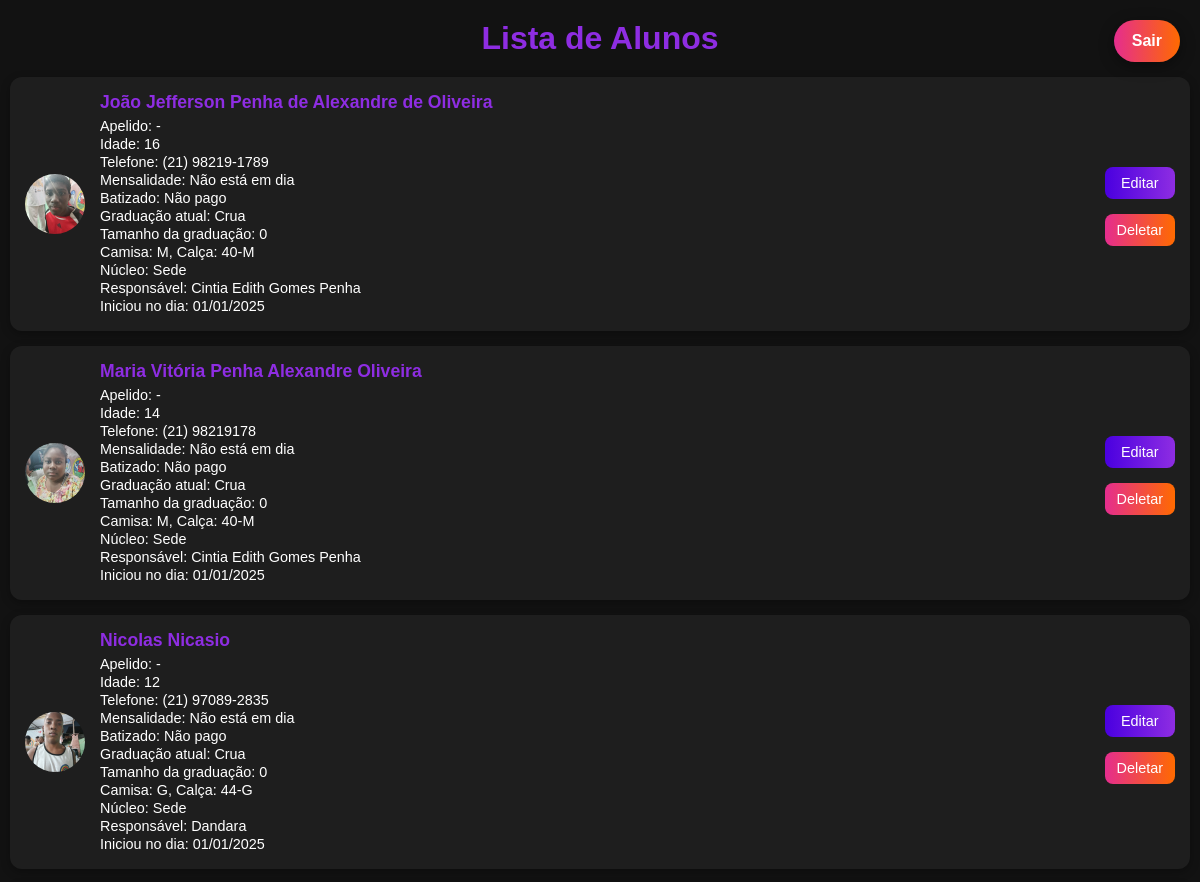
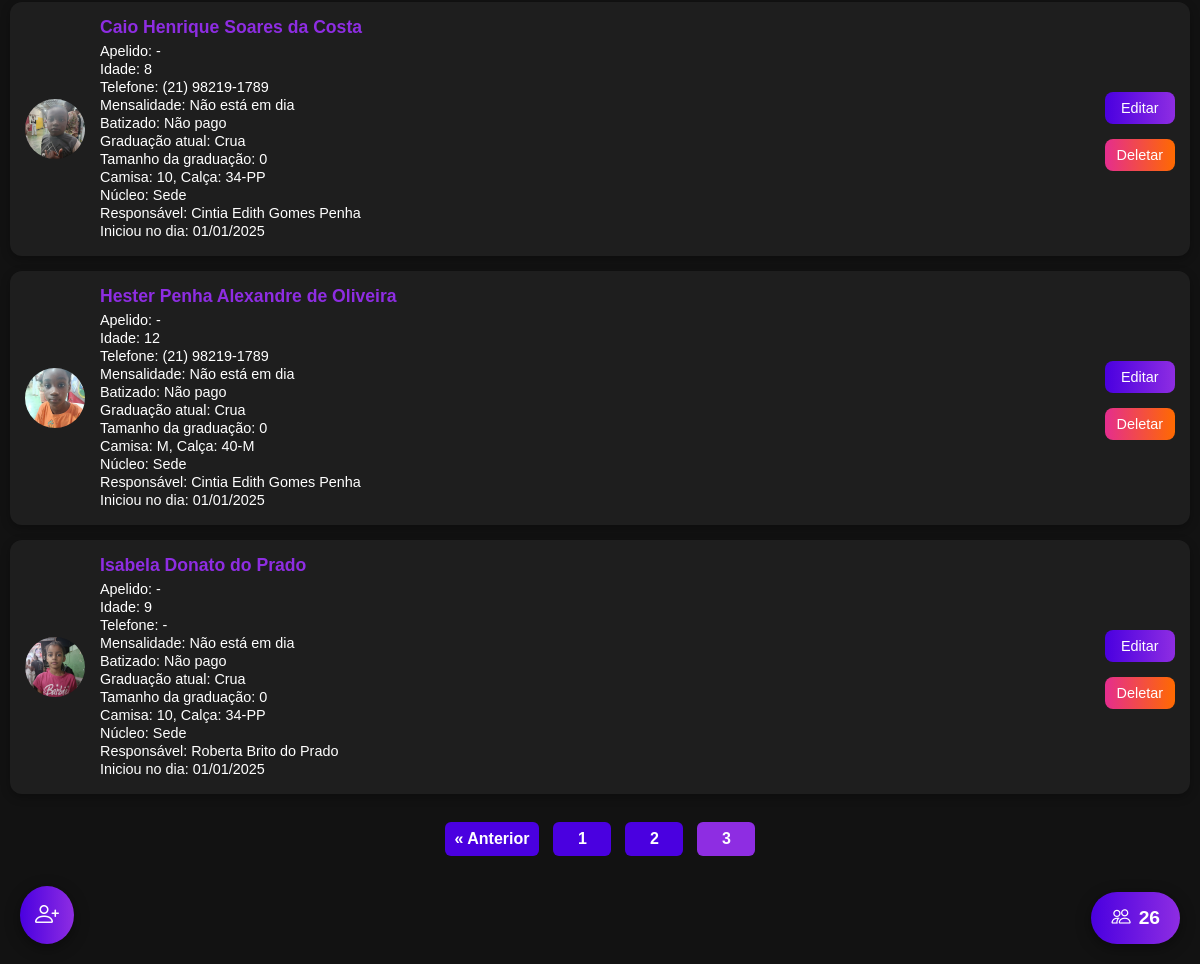
/?pagina=3 (signed in), run on the app's committed database (2 pictures, top to bottom).
### tables this page shows
CREATE TABLE usuarios (
            id INTEGER PRIMARY KEY AUTOINCREMENT,
            nome_completo TEXT NOT NULL,
            apelido TEXT,
            idade TEXT NOT NULL,
            telefone TEXT,
            mensalidade TEXT NOT NULL,
            batizado TEXT NOT NULL,
            graduacao_atual TEXT NOT NULL,
            graduacao_tamanho TEXT NOT NULL,
            camisa_tamanho TEXT,
            calsa_tamanho TEXT,
            foto TEXT,
            nucleo TEXT NOT NULL,
            responsavel TEXT,
            iniciou_no_dia TEXT
        );

### app.py (the view, shortened to what this page needs)
@app.route("/", methods=["GET", "POST"])
def index():
    alunos = []
    total_paginas = 0
    total_alunos = 0
    pagina = request.args.get("pagina", 1, type=int)  # ?pagina= no GET
    por_pagina = 10
    if session.get("admin_logado"):
        conn = conectar_banco()
        conn.row_factory = sqlite3.Row
        cursor = conn.cursor()
        cursor.execute("SELECT COUNT(*) FROM usuarios")
        total_alunos = cursor.fetchone()[0]
        total_paginas = (total_alunos + por_pagina - 1) // por_pagina
        offset = (pagina - 1) * por_pagina
        cursor.execute(
            "SELECT * FROM usuarios ORDER BY id DESC LIMIT ? OFFSET ?",
            (por_pagina, offset),
        )
        alunos = cursor.fetchall()
        cursor.close()
        conn.close()
    return render_template(
        "index.html",
        alunos=alunos,
        graduacoes=graduacoes,
        pagina=pagina,
        total_paginas=total_paginas,
        total_alunos=total_alunos  # total geral
    )

### app.py (called while the page is built)
def conectar_banco():
    return sqlite3.connect("database.db")

@app.template_filter('data_br')
def data_br(value):
    if not value:
        return '-'
    try:
        dt = datetime.strptime(value, "%Y-%m-%d")
        return dt.strftime("%d/%m/%Y")
    except Exception:
        return value

### templates/index.html (shortened to what this page needs)
<!DOCTYPE html>
<html lang="pt-br">
<head>
    <link rel="stylesheet" href="https://cdn.jsdelivr.net/npm/bootstrap-icons@1.11.3/font/bootstrap-icons.css">
</head>
<body>
    {% if not session.get('admin_logado') %}
    <div class="login-card">
        <h2>Senha do Admin</h2>
        <form method="POST">
            <input type="password" name="senha" placeholder="Digite a senha" required>
            <button type="submit">Entrar</button>
        </form>
        {% with messages = get_flashed_messages() %}
        {% if messages %}
        <p style="color:red;">{{ messages[0] }}</p>
        {% endif %}
        {% endwith %}
    </div>
    {% else %}
    <h1>Lista de Alunos</h1>
    {% for aluno in alunos %}
    <div class="aluno-card">
        {% if aluno.foto %}
        <img src="{{ url_for('static', filename='fotos/' ~ aluno.foto) }}" alt="Foto do aluno">
        {% else %}
        <img src="{{ url_for('static', filename='fotos/default.png') }}" alt="Sem foto">
        {% endif %}
        <div class="aluno-info">
            <h3>{{ aluno.nome_completo }}</h3>
            <p>Apelido: {{ aluno.apelido or '-' }}</p>
            <p>Idade: {{ aluno.idade }}</p>
            <p>Telefone: {{ aluno.telefone or '-' }}</p>
            <p>Mensalidade: {{ aluno.mensalidade }}</p>
            <p>Batizado: {{ aluno.batizado }}</p>
            <p>Graduação atual: {{ aluno.graduacao_atual }}</p>
            <p>Tamanho da graduação: {{ aluno.graduacao_tamanho }}</p>
            <p>Camisa: {{ aluno.camisa_tamanho or '-' }}, Calça: {{ aluno.calsa_tamanho or '-' }}</p>
            <p>Núcleo: {{ aluno.nucleo }}</p>
            <p>Responsável: {{ aluno.responsavel or '-' }}</p>
            <p>Iniciou no dia: {{ aluno.iniciou_no_dia|data_br }}</p>
        </div>
        <div class="edit-delet">
            <a href="/editar/{{ aluno.id }}" class="btn-editar">Editar</a>
            <a href="/deletar/{{ aluno.id }}" class="btn-deletar">Deletar</a>
        </div>
    </div>
    {% else %}
    <p style="text-align:center; margin-top: 20px;">Nenhum aluno cadastrado ainda.</p>
    {% endfor %}
    {% if total_paginas > 1 %}
    <div class="paginacao">
        {% if pagina > 1 %}
        <a href="{{ url_for('index', pagina=pagina-1) }}">&laquo; Anterior</a>
        {% endif %}
        {% for p in range(1, total_paginas+1) %}
        {% if p == pagina %}
        <span class="pagina-atual">{{ p }}</span>
        {% else %}
        <a href="{{ url_for('index', pagina=p) }}">{{ p }}</a>
        {% endif %}
        {% endfor %}
    </div>
    {% endif %}
    <a href="{{ url_for('cadastrar') }}" class="btn-flutuante">
        <i class="bi bi-person-plus"></i>
    </a>
    <div class="bola-total-alunos">
        <i class="bi bi-people"></i> {{ total_alunos }}
    </div>
    {% endif %}
    {% if session.get('admin_logado') %}
    <a href="{{ url_for('logout') }}" class="btn-flutuante-deslogar">Sair</a>
    {% endif %}
</body>
</html>

### templates/index.html (style rules this page uses)
body { font-family: Arial, sans-serif; background: #121212; color: #fff; margin: 0; padding: 0 10px 80px 10px; }
h1 { text-align: center; color: #8E2DE2; margin: 20px 0; }
.aluno-card { background: #1E1E1E; border-radius: 12px; padding: 15px; margin-bottom: 15px; display: flex; align-items: center; justify-content: space-between; box-shadow: 0 3px 10px rgba(0, 0, 0, 0.3); }
.aluno-card img { width: 60px; height: 60px; border-radius: 50%; object-fit: cover; margin-right: 15px; }
.aluno-info { flex: 1; }
.aluno-info h3 { margin: 0 0 5px 0; font-size: 1.1em; color: #8E2DE2; }
.aluno-info p { margin: 2px 0; font-size: 0.9em; }
.btn-editar, .btn-deletar { padding: 8px 12px; color: #fff; border: none; border-radius: 8px; cursor: pointer; font-size: 0.9em; text-decoration: none; text-align: center; transition: 0.3s; display: inline-block; margin-top: 5px; outline: none; }
.btn-editar { background: linear-gradient(to right, #4A00E0, #8E2DE2); }
.btn-deletar { background: linear-gradient(to right, #E52D8E, #FF6A00); }
.btn-flutuante { position: fixed; bottom: 20px; left: 20px; background: linear-gradient(to right, #4A00E0, #8E2DE2); color: #fff; padding: 15px; border-radius: 50%; font-size: 1.5em; text-decoration: none; box-shadow: 0 4px 15px rgba(0, 0, 0, 0.4); transition: 0.3s; outline: none; display: flex; justify-content: center; align-items: center; }
.bola-total-alunos { position: fixed; bottom: 20px; right: 20px; padding: 15px 20px; background: linear-gradient(to right, #4A00E0, #8E2DE2); color: #fff; border-radius: 50px; display: flex; justify-content: center; align-items: center; font-weight: bold; font-size: 1.2em; box-shadow: 0 4px 15px rgba(0, 0, 0, 0.4); cursor: default; transition: 0.3s; outline: none; gap: 8px; }
.btn-flutuante-deslogar { position: fixed; top: 20px; right: 20px; background: linear-gradient(to right, #E52D8E, #FF6A00); color: #fff; padding: 12px 18px; border-radius: 50px; font-weight: bold; text-decoration: none; box-shadow: 0 4px 15px rgba(0, 0, 0, 0.4); transition: 0.3s; outline: none; }
.edit-delet { display: flex; flex-direction: column; gap: 10px; margin-left: 0px; outline: none; }
.paginacao { display: flex; gap: 6px; align-items: center; justify-content: center; margin: 20px 0; padding: 8px; overflow-x: auto; white-space: nowrap; -webkit-overflow-scrolling: touch; }
.paginacao a, .paginacao span { display: inline-flex; align-items: center; justify-content: center; padding: 8px 10px; margin: 0 4px; border-radius: 6px; text-decoration: none; background: #4A00E0; color: white; font-weight: 700; min-width: 38px; }
.paginacao span.pagina-atual { background: #8E2DE2; }

### data on the page
usuarios: foto (picture), nome_completo "João Jefferson Penha de Alexandre de Oliveira", apelido "-", idade "16", telefone "(21) 98219-1789", mensalidade "Não está em dia", batizado "Não pago", graduacao_atual "Crua", graduacao_tamanho "0", camisa_tamanho "M", calsa_tamanho "40-M", nucleo "Sede", responsavel "Cintia Edith Gomes Penha", iniciou_no_dia|data_br "01/01/2025"
usuarios: foto (picture), nome_completo "Maria Vitória Penha Alexandre Oliveira", apelido "-", idade "14", telefone "(21) 98219178", mensalidade "Não está em dia", batizado "Não pago", graduacao_atual "Crua", graduacao_tamanho "0", camisa_tamanho "M", calsa_tamanho "40-M", nucleo "Sede", responsavel "Cintia Edith Gomes Penha", iniciou_no_dia|data_br "01/01/2025"
usuarios: foto (picture), nome_completo "Nicolas Nicasio", apelido "-", idade "12", telefone "(21) 97089-2835", mensalidade "Não está em dia", batizado "Não pago", graduacao_atual "Crua", graduacao_tamanho "0", camisa_tamanho "G", calsa_tamanho "44-G", nucleo "Sede", responsavel "Dandara", iniciou_no_dia|data_br "01/01/2025"
usuarios: foto (picture), nome_completo "Caio Henrique Soares da Costa", apelido "-", idade "8", telefone "(21) 98219-1789", mensalidade "Não está em dia", batizado "Não pago", graduacao_atual "Crua", graduacao_tamanho "0", camisa_tamanho "10", calsa_tamanho "34-PP", nucleo "Sede", responsavel "Cintia Edith Gomes Penha", iniciou_no_dia|data_br "01/01/2025"
usuarios: foto (picture), nome_completo "Hester Penha Alexandre de Oliveira", apelido "-", idade "12", telefone "(21) 98219-1789", mensalidade "Não está em dia", batizado "Não pago", graduacao_atual "Crua", graduacao_tamanho "0", camisa_tamanho "M", calsa_tamanho "40-M", nucleo "Sede", responsavel "Cintia Edith Gomes Penha", iniciou_no_dia|data_br "01/01/2025"
usuarios: foto (picture), nome_completo "Isabela Donato do Prado", apelido "-", idade "9", telefone "-", mensalidade "Não está em dia", batizado "Não pago", graduacao_atual "Crua", graduacao_tamanho "0", camisa_tamanho "10", calsa_tamanho "34-PP", nucleo "Sede", responsavel "Roberta Brito do Prado", iniciou_no_dia|data_br "01/01/2025"

### other printed values
{{ p }} "1" "2"
{{ p }} "3"
{{ total_alunos }} "26"
